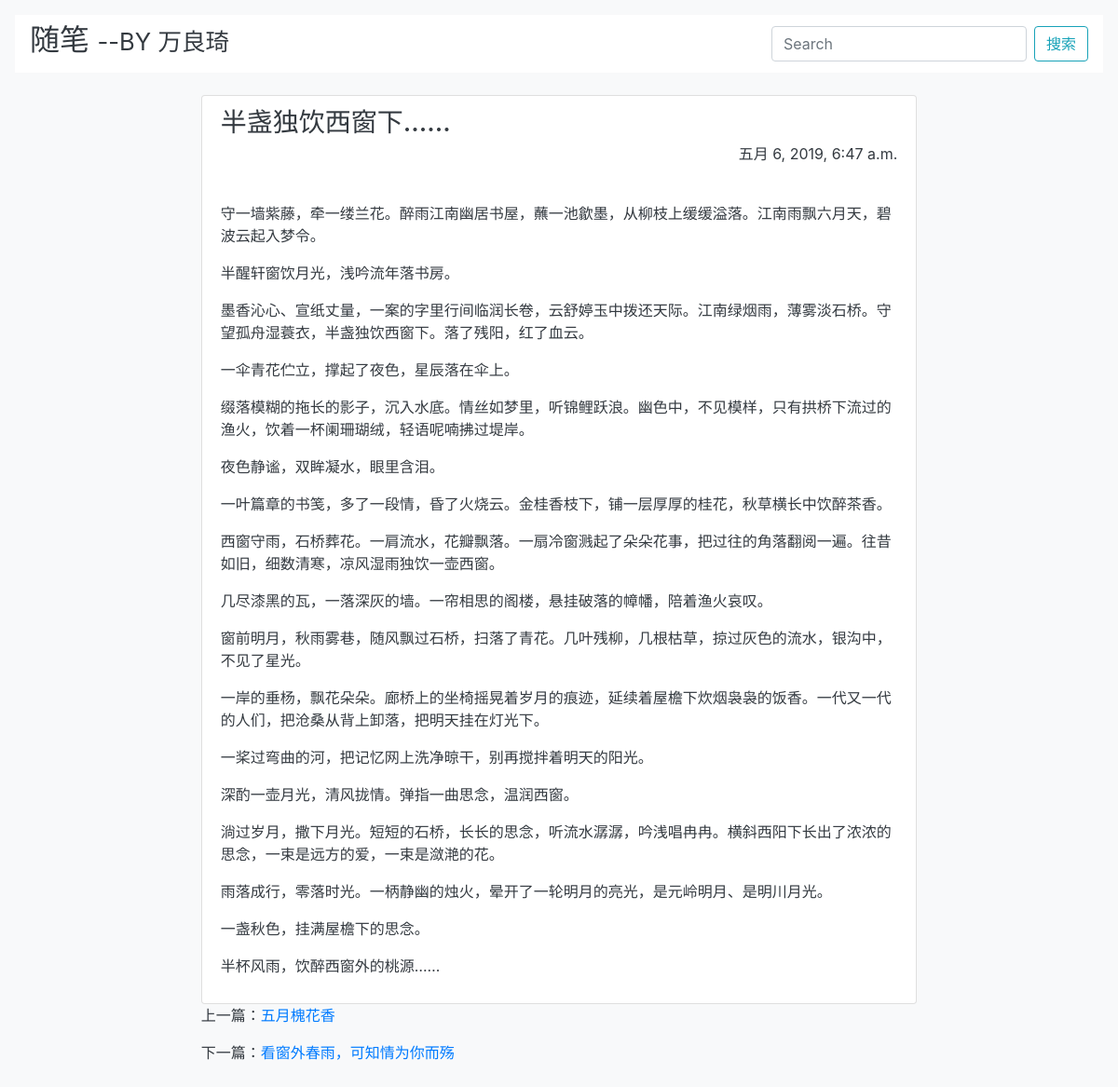
/blog/detail/6, run on the app's committed database.
### blog/models.py (models this page shows, shortened)
class Article(models.Model):
    article_id = models.AutoField(primary_key=True)
    title = models.CharField(max_length=64)
    brief_content = models.TextField()
    content = models.TextField()
    publish_date = models.DateTimeField(auto_now=True)

### blog/views.py (the view)
# urls.py: path('detail/<int:article_id>', blog.views.get_detail_page),
def get_detail_page(request, article_id):
    articles = Article.objects.all()
    article_contents = None
    previous_article = None
    next_article = None
    for index, article in enumerate(articles):
        if index == 0:
            previous_index = 0
            next_index = index + 1
        elif index == len(articles) - 1:
            previous_index = index - 1
            next_index = index
        else:
            previous_index = index - 1
            next_index = index + 1
        if article.article_id == article_id:
            article_contents = article
            previous_article = articles[previous_index]
            next_article = articles[next_index]
            break
    content_list = article_contents.content.split('\n')
    title = article_contents.title
    publish_date = article_contents.publish_date
    return render(request, 'blog/detail.html',
                  {'title': title, 'content_list': content_list, 'previous_article': previous_article,
                   'next_article': next_article, 'publish_date': publish_date})

### blog/templates/blog/detail.html (shortened to what this page needs)
<!DOCTYPE html>
<html lang="en">
<head>
    <link rel="stylesheet" href="https://cdn.bootcss.com/bootstrap/4.0.0/css/bootstrap.min.css"
>
</head>
<body>
<div class="p-3 mb-2 bg-light text-dark">
    <nav class="navbar navbar-light" style="background-color: #FFFFFF;">
        <h2>随笔
            <small>--BY 万良琦</small>
        </h2>
        <form class="form-inline" action="/blog/search_title" method="get">
            <input class="form-control mr-sm-2" type="text" placeholder="Search" aria-label="Search" name="title">
            <button class="btn btn-outline-info my-2 my-sm-0" type="submit">搜索</button>
        </form>
    </nav>
    <br/>
    <div class="row">
        <div class="col-md-8 offset-md-2">
            <ul class="list-group">
                <li class="list-group-item">
                    <h3 class="mb-1">{{ title }}</h3>
                    <p class="text-right">{{ publish_date }}</p>
                    <br/>
                    {% for content in content_list %}
                        <p class="text-justif">{{ content }}</p>
                    {% endfor %}
                </li>
            </ul>
            <p>上一篇：<a href="/blog/detail/{{ previous_article.article_id }}">{{ previous_article.title }}</a></p>
            <p>下一篇：<a href="/blog/detail/{{ next_article.article_id }}">{{ next_article.title }}</a></p>
        </div>
    </div>
</div>
</body>
</html>

### data on the page
Article: title "半盏独饮西窗下……", publish_date "五月 6, 2019, 6:47 a.m."
Article: title "五月槐花香"
Article: title "看窗外春雨，可知情为你而殇"

### other printed values
{{ content }} "守一墙紫藤，牵一缕兰花。醉雨江南幽居书屋，蘸一池歙墨，从柳枝上缓缓溢落。江南雨飘六月天，碧波云起入梦令。" "半醒轩窗饮月光，浅吟流年落书房。" "墨香沁心、宣纸丈量，一案的字里行间临润长卷，云舒婷玉中拨还天际。江南绿烟雨，薄雾淡石桥。守望孤舟湿蓑衣，半盏独饮西窗下。落了残阳，红了血云。" "一伞青花伫立，撑起了夜色，星辰落在伞上。" "缀落模糊的拖长的影子，沉入水底。情丝如梦里，听锦鲤跃浪。幽色中，不见模样，只有拱桥下流过的渔火，饮着一杯阑珊瑚绒，轻语呢喃拂过堤岸。" "夜色静谧，双眸凝水，眼里含泪。" "一叶篇章的书笺，多了一段情，昏了火烧云。金桂香枝下，铺一层厚厚的桂花，秋草横长中饮醉茶香。" "西窗守雨，石桥葬花。一肩流水，花瓣飘落。一扇冷窗溅起了朵朵花事，把过往的角落翻阅一遍。往昔如旧，细数清寒，凉风湿雨独饮一壶西窗。" "几尽漆黑的瓦，一落深灰的墙。一帘相思的阁楼，悬挂破落的幛幡，陪着渔火哀叹。" "窗前明月，秋雨雾巷，随风飘过石桥，扫落了青花。几叶残柳，几根枯草，掠过灰色的流水，银沟中，不见了星光。" "一岸的垂杨，飘花朵朵。廊桥上的坐椅摇晃着岁月的痕迹，延续着屋檐下炊烟袅袅的饭香。一代又一代的人们，把沧桑从背上卸落，把明天挂在灯光下。" "一桨过弯曲的河，把记忆网上洗净晾干，别再搅拌着明天的阳光。" "深酌一壶月光，清风拢情。弹指一曲思念，温润西窗。" "淌过岁月，撒下月光。短短的石桥，长长的思念，听流水潺潺，吟浅唱冉冉。横斜西阳下长出了浓浓的思念，一束是远方的爱，一束是潋滟的花。" "雨落成行，零落时光。一柄静幽的烛火，晕开了一轮明月的亮光，是元岭明月、是明川月光。" "一盏秋色，挂满屋檐下的思念。" "半杯风雨，饮醉西窗外的桃源……"
